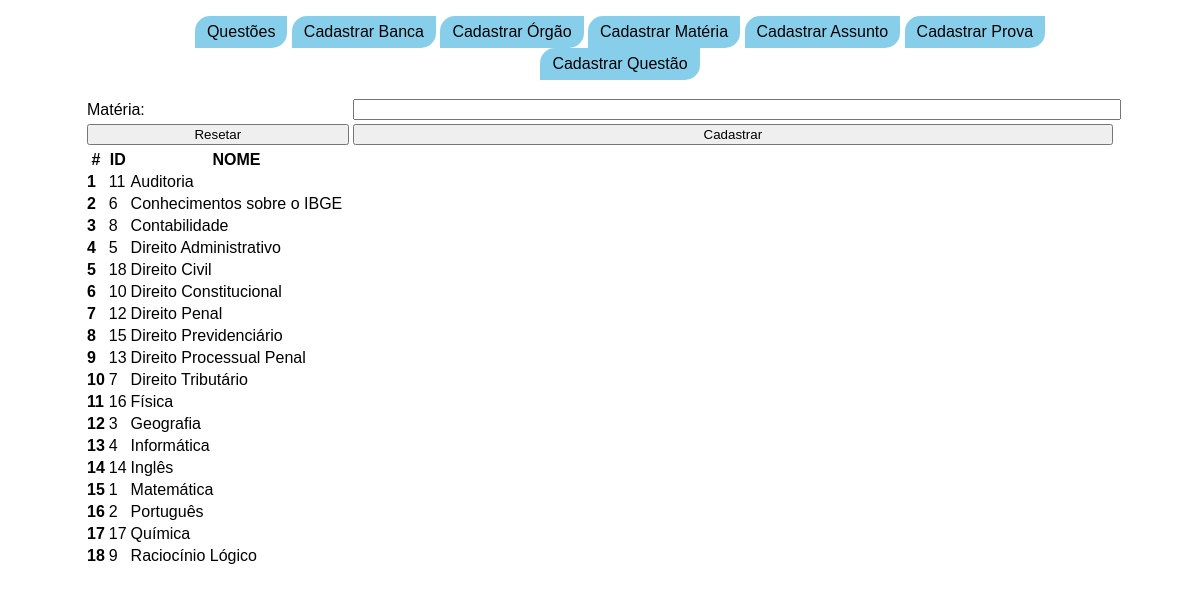
/cadastrar_materia.php, run on the app's committed database.
### tables this page shows
CREATE TABLE `materia` (
  `id` int(11) NOT NULL,
  `nome` varchar(30) DEFAULT NULL
);

### logica/select_todas_materias.php (called while the page is built)
<?php
        $string1 = "SELECT * FROM materia ORDER BY nome ASC";
        $resultado = $conn->prepare($string1);
        $resultado->execute();
?>

### cadastrar_materia.php (the view, shortened to what this page needs)
<?php
include("banco/conexao.php");
?>
<!DOCTYPE html>
<html lang="pt-br">
    <head>
        <link rel="stylesheet" type="text/css" href="css/style_menu.css">
        <link rel="stylesheet" type="text/css" href="css/estilo.css">
    </head>
<body>
    <?php include_once "incs/menu.php"; ?>
    <form method="POST" action="/logica/processa_cadastro_materia.php">
        <table class='main_table'>
            <tr>
                <td>
                    Matéria:
                </td>
                <td>
                    <input name="materia" type="text">
                </td>
            </tr>
            <tr>
                <td>
                    <input type="reset" value="Resetar">
                </td>
                <td>
                    <input type="submit" name="SendCad" value="Cadastrar">
                </td>
            </tr>
        </table>
    </form>
        <section>
        <table>
            <tr>
                <th>
                #
                </th>
                <th>
                    ID
                </th>
                <th>
                    NOME
                </th>
            </tr>
            <?php
            $n = 0;
            include 'logica/select_todas_materias.php';
            while($row = $resultado->fetch(PDO::FETCH_ASSOC)){
                $n = $n+1;
            echo "
            <tr>
                <td><b>".$n."</b></td>
                <td>".$row['id']."</td>
                <td>".$row['nome']."</td>
            </tr>";
            }
            ?>
        </table>
    </section>
</body>
</html>

### incs/menu.php
<?php
 echo "
     <nav id='menu'>
          <ul>
              <a href='questoes.php'><li>Questões</li></a>
              <a href='cadastrar_banca.php'><li>Cadastrar Banca</li></a>
              <a href='cadastrar_orgao.php'><li>Cadastrar Órgão</li></a>
              <a href='cadastrar_materia.php'><li>Cadastrar Matéria</li></a>
              <a href='cadastrar_assunto.php'><li>Cadastrar Assunto</li></a>
              <a href='cadastrar_prova.php'><li>Cadastrar Prova</li></a>
              <a href='cadastrar_pergunta.php'><li>Cadastrar Questão</li></a>
          </ul>
      </nav>
  ";
  ?>

### css/style_menu.css (style rules this page uses)
#menu ul { text-align: center; list-style: none; }
#menu ul li { display: inline-block; border: 2px skyblue solid; padding: 5px 10px 5px 10px; font-size: 12pt; color: black; text-decoration: none; border-bottom-right-radius: 15px; border-top-left-radius: 15px; background-color: skyblue; }

### css/estilo.css (style rules this page uses)
.main_table { text-align: justify; }
.main_table { width: 100%; }
body { font-family: Arial; margin: 10px 7% 0 7%; }

### cadastrar_materia.php (style rules this page uses)
input, textarea, select { width: 100%; }

### data on the page
materia: id "11", nome "Auditoria"
materia: id "6", nome "Conhecimentos sobre o IBGE"
materia: id "8", nome "Contabilidade"
materia: id "5", nome "Direito Administrativo"
materia: id "18", nome "Direito Civil"
materia: id "10", nome "Direito Constitucional"
materia: id "12", nome "Direito Penal"
materia: id "15", nome "Direito Previdenciário"
materia: id "13", nome "Direito Processual Penal"
materia: id "7", nome "Direito Tributário"
materia: id "16", nome "Física"
materia: id "3", nome "Geografia"
materia: id "4", nome "Informática"
materia: id "14", nome "Inglês"
materia: id "1", nome "Matemática"
materia: id "2", nome "Português"
materia: id "17", nome "Química"
materia: id "9", nome "Raciocínio Lógico"
